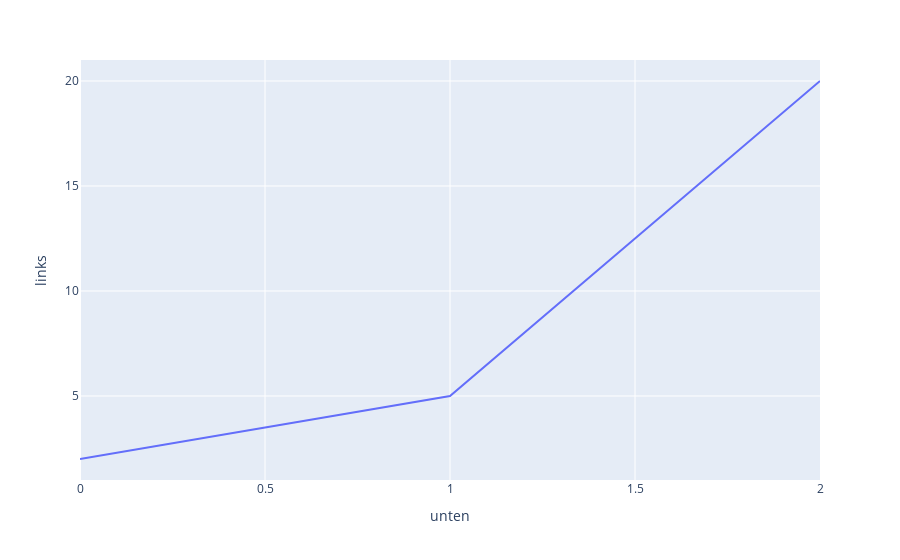

The code cell stored with this chart in its notebook:
### Code cell
#Daten als Array
import plotly.express as px
fig = px.line(x=[0,1,2], y=[2,5,20],labels=dict(x="unten", y="links"))
fig.show()

### Figure 1 — Plotly figure (JSON) as saved in the notebook; plotly's stock layout.template omitted (floating-point values rounded to 4 significant figures)
{"data": [{"hovertemplate": "unten=%{x}<br>links=%{y}<extra></extra>", "legendgroup": "", "line": {"color": "#636efa", "dash": "solid"}, "marker": {"symbol": "circle"}, "mode": "lines", "name": "", "orientation": "v", "showlegend": false, "type": "scatter", "x": [0, 1, 2], "xaxis": "x", "y": [2, 5, 20], "yaxis": "y"}], "layout": {"autosize": true, "legend": {"tracegroupgap": 0}, "margin": {"t": 60}, "xaxis": {"anchor": "y", "autorange": true, "domain": [0, 1], "range": [0, 2], "title": {"text": "unten"}, "type": "linear"}, "yaxis": {"anchor": "x", "autorange": true, "domain": [0, 1], "range": [1, 21], "title": {"text": "links"}, "type": "linear"}}}
